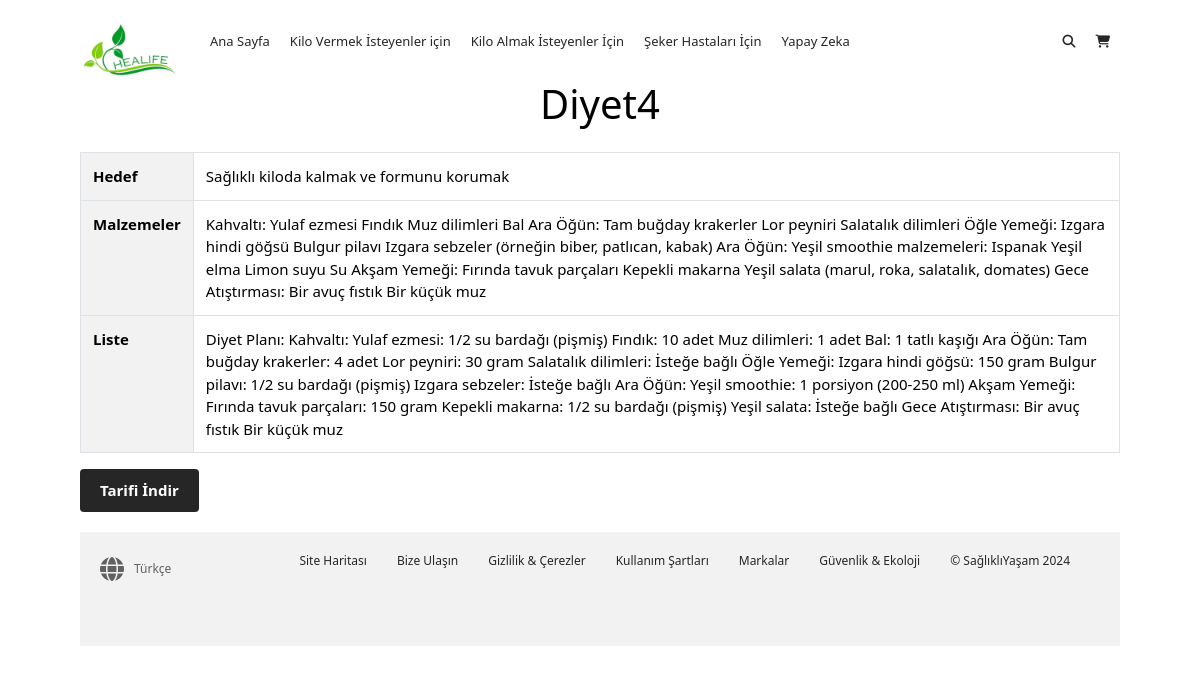
The app's page /recipe/2/ with its own data.
### pages/models.py (models this page shows, shortened)
class Recipe(models.Model):
    name = models.CharField(max_length=100)
    goal = models.CharField(max_length=100)
    ingredients = models.TextField()
    list = models.TextField()
    category = models.ForeignKey(Category, on_delete=models.CASCADE)
    min_bmi = models.FloatField(default=0)
    max_bmi = models.FloatField(default=50)

### pages/views.py (the view)
# urls.py: path('recipe/<int:pk>/', recipe_detail, name='recipe_detail'),
def recipe_detail(request, pk):
    recipe = get_object_or_404(Recipe, pk=pk)
    return render(request, 'recipe_detail.html', {'recipe': recipe})

### templates/recipe_detail.html (shortened to what this page needs)
<!DOCTYPE html>
<html lang="tr">
<head>
    <link href="https://maxcdn.bootstrapcdn.com/bootstrap/4.0.0/css/bootstrap.min.css" rel="stylesheet">
    {% load static %}
    <link rel="stylesheet" type="text/css" href="{% static 'diyet.css' %}">
</head>
<body>
    <div class="container">
        <nav class="main-nav">
            <img class="logo" src="{% static 'logonew.png' %}">
            <ul class="main-menu">
                <li><a href="#">Ana Sayfa</a></li>
                <li><a href="#diyet1">Kilo Vermek İsteyenler için</a></li>
                <li><a href="#diyet2">Kilo Almak İsteyenler İçin</a></li>
                <li><a href="#diyet3">Şeker Hastaları İçin</a></li>
                <li><a href="#">Yapay Zeka</a></li>
            </ul>
            <ul class="right-menu">
                <li>
                    <a href="#">
                        <i class="fas fa-search"></i>
                    </a>
                </li>
                <li>
                    <a href="#">
                        <i class="fas fa-shopping-cart"></i>
                    </a>
                </li>
            </ul>
        </nav>
        <h1 class="mb-4">{{ recipe.name }}</h1>
        <table class="table table-bordered">
            <tbody>
                <tr>
                    <th scope="row">Hedef</th>
                    <td>{{ recipe.goal }}</td>
                </tr>
                <tr>
                    <th scope="row">Malzemeler</th>
                    <td>{{ recipe.ingredients }}</td>
                </tr>
                <tr>
                    <th scope="row">Liste</th>
                    <td>{{ recipe.list }}</td>
                </tr>
            </tbody>
        </table>
        <a href="{% url 'export_recipe' recipe.id %}" class="btn btn-primary">Tarifi İndir</a>
    <footer class="footer">
        <div class="footer-inner">
            <div><i class="fas fa-globe fa-2x"></i> Türkçe</div>
            <ul>
                <li><a href="#">Site Haritası</a></li>
                <li><a href="#">Bize Ulaşın</a></li>
                <li><a href="#">Gizlilik & Çerezler</a></li>
                <li><a href="#">Kullanım Şartları</a></li>
                <li><a href="#">Markalar</a></li>
                <li><a href="#">Güvenlik & Ekoloji</a></li>
                <li><a href="#">&copy; SağlıklıYaşam 2024</a></li>
            </ul>
        </div>
    </footer>
</body>
</html>

### static/diyet.css (style rules this page uses)
* { box-sizing: border-box; margin: 0; padding: 0; }
a { color: #262626; text-decoration: none; }
ul { list-style: none; }
.container { width: 90%; max-width: 1100px; margin: auto; }
body { font-family: 'Segoe UI', Tahoma, Geneva, Verdana, sans-serif; background: #fff; color: #000; font-size: 15px; line-height: 1.5; }
.main-nav { display: flex; align-items: center; justify-content: space-between; height: 60px; padding: 20px 0; font-size: 13px; }
.main-nav .logo { width: 100px; }
.main-nav ul { display: flex; }
.main-nav ul li { padding: 0 10px; }
.main-nav ul li a { padding-bottom: 2px; }
.main-nav ul.main-menu { flex: 1; margin-left: 20px; }
.btn { cursor: pointer; display: inline-block; border: 0; font-weight: bold; padding: 10px 20px; background: #262626; color: #fff; font-size: 15px;; }
.container { max-width: 1200px; margin: 0 auto; padding: 20px; }
h1 { text-align: center; margin-bottom: 20px; }
ul { list-style-type: none; padding-left: 0; }
table { width: 100%; border-collapse: collapse; margin-top: 20px; }
th, td { border: 1px solid #ddd; padding: 8px; text-align: left; }
th { background-color: #f2f2f2; }
.footer { background: #f2f2f2; color: #616161; font-size: 12px; padding: 20px 0; margin-top: 20px; }
.footer-inner { max-width: 1100px; margin: 0 auto; padding: 0 20px 0 20px; display: flex; align-items: center; justify-content: space-between; }
.footer div { margin-bottom: 20px; display: flex; align-items: center; }
.footer div i { margin-right: 10px; }
.footer ul { display: flex; flex-wrap: wrap; }
.footer li { margin-right: 30px; margin-bottom: 20px; }

### records on screen
Recipe: name "Diyet4", goal "Sağlıklı kiloda kalmak ve formunu korumak", ingredients "Kahvaltı: Yulaf ezmesi Fındık Muz dilimleri Bal Ara Öğün: Tam buğday krakerler Lor peyniri Salatalık dilimleri Öğle Yemeği: Izgara hindi göğsü Bulgur pilavı Izgara sebzeler (örneğin biber, patlıcan, kabak) Ara Öğün: Yeşil smoothie malzemeleri: Ispanak Yeşil elma Limon suyu Su Akşam Yemeği: Fırında tavuk parçaları Kepekli makarna Yeşil salata (marul, roka, salatalık, domates) Gece Atıştırması: Bir avuç fıstık Bir küçük muz", list "Diyet Planı: Kahvaltı: Yulaf ezmesi: 1/2 su bardağı (pişmiş) Fındık: 10 adet Muz dilimleri: 1 adet Bal: 1 tatlı kaşığı Ara Öğün: Tam buğday krakerler: 4 adet Lor peyniri: 30 gram Salatalık dilimleri: İsteğe bağlı Öğle Yemeği: Izgara hindi göğsü: 150 gram Bulgur pilavı: 1/2 su bardağı (pişmiş) Izgara sebzeler: İsteğe bağlı Ara Öğün: Yeşil smoothie: 1 porsiyon (200-250 ml) Akşam Yemeği: Fırında tavuk parçaları: 150 gram Kepekli makarna: 1/2 su bardağı (pişmiş) Yeşil salata: İsteğe bağlı Gece Atıştırması: Bir avuç fıstık Bir küçük muz"
